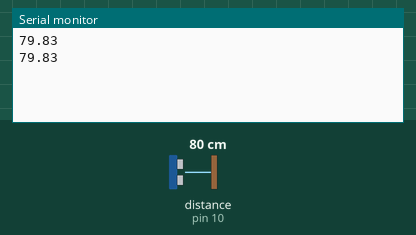
Bench run of a sketch on a simulated Arduino Uno, built with avr-gcc and run on an emulated ATmega328P. Parts: the last lines printed to the serial monitor. Wiring (inferred from the names in the program): ultrasonic range finder: trigger pin 9; echo pin 10. Inputs (shaded band) come from the test bench; at power-on: distance to the obstacle (sensor on pin 10) 80 cm. The echo pulse lasts 58.3 µs per cm.

Above: at 1.8 s.
1.9 s: distance to the obstacle (sensor on pin 10) set to 2 cm
At 2.8 s:
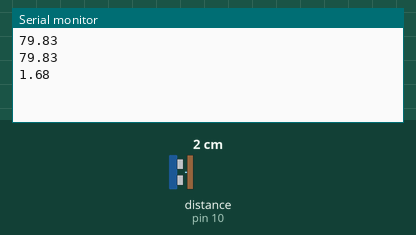
3.4 s: distance to the obstacle (sensor on pin 10) set to 4 cm
At 4.8 s:
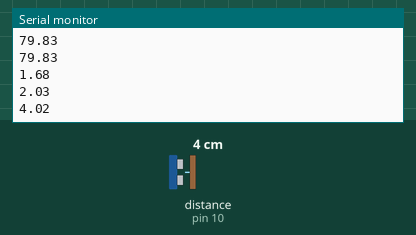
Timing chart, 0 to 6.4 s (numbered marks = the images above; inputs shaded):
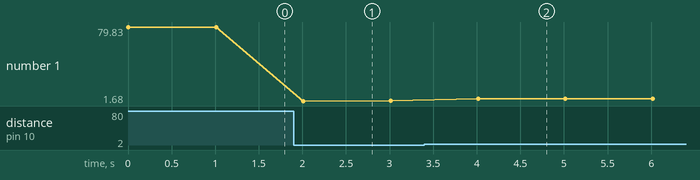

Measured:
- after the input at 1.9 s, the serial monitor: prints a new line after 0.11 s (image 1)
- after the input at 3.4 s, the serial monitor: prints a new line after 0.61 s (image 2)
- plotted number 1: 79.83 → 2.03 after the input at 1.9 s, 2.03 → 4.02 after the input at 3.4 s

The sketch:

dist.ino
```cpp
const int trigPin=9;
const int echoPin=10;
long duracion=0;
float distancia=0;
float ultima=0;

void setup() {
  pinMode(trigPin,OUTPUT);
  pinMode(echoPin,INPUT);
  Serial.begin(9600);
}

void loop() {
  digitalWrite(trigPin,LOW);
  delayMicroseconds(2);
  digitalWrite(trigPin,HIGH);
  delayMicroseconds(10);
  digitalWrite(trigPin,LOW);
  duracion=pulseIn(echoPin,HIGH); //Mide el tiempo entre Trig y el Echo
  distancia=(duracion/2)/29.1; //y calcula la distancia
  Serial.println(distancia);
delay(1000);

}
```
